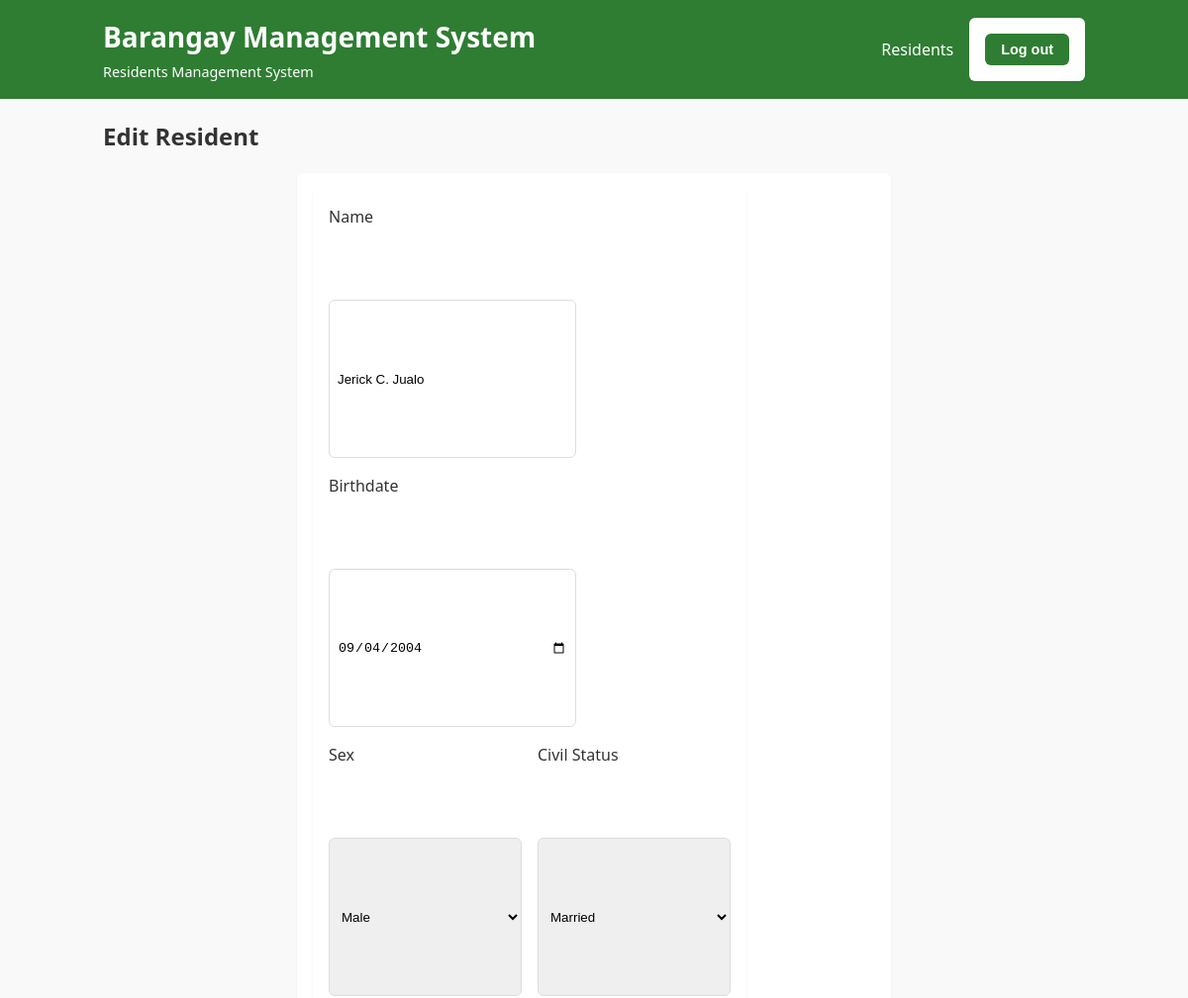
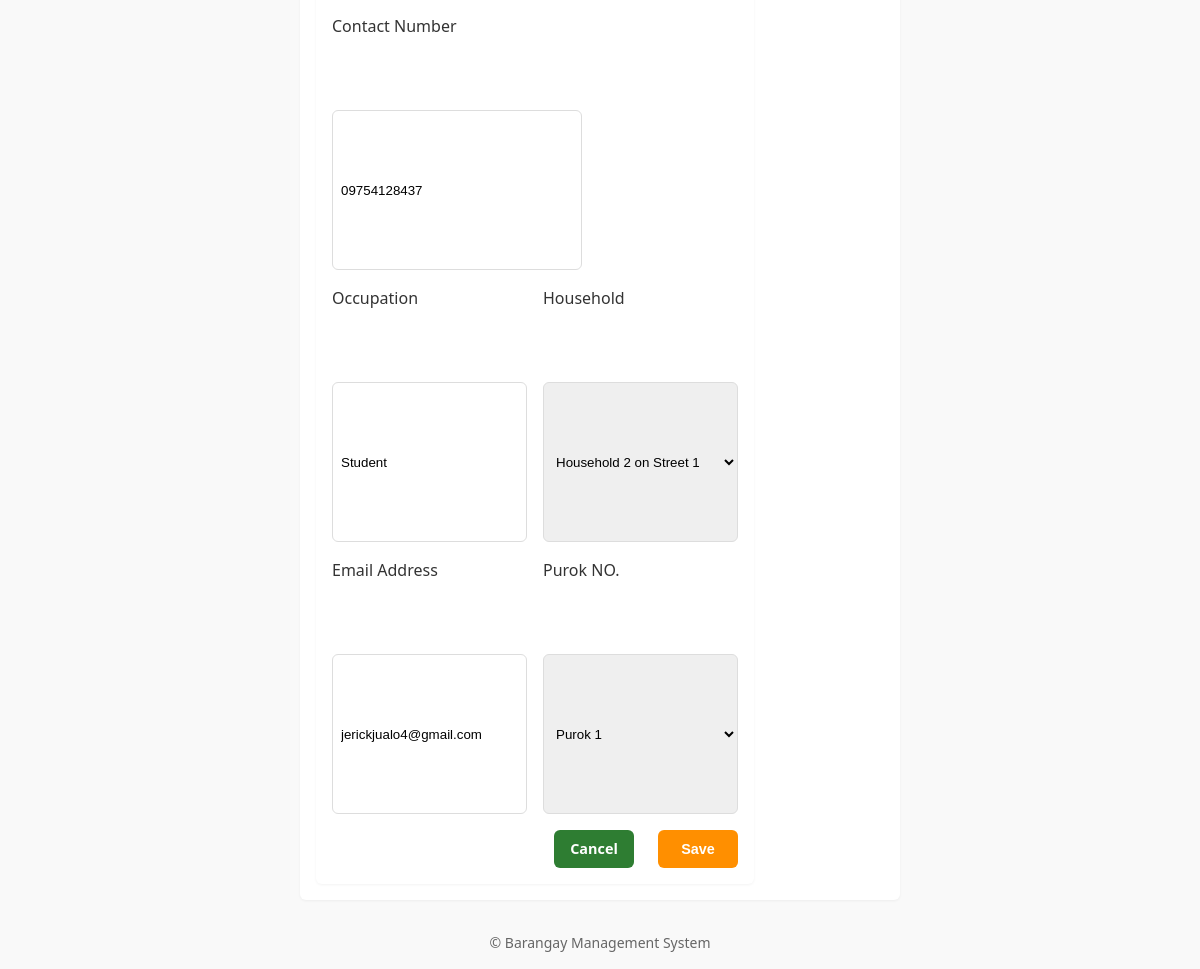
Page /residents/6/update/ (signed in) on the committed database (2 pictures, top to bottom).
### residents/models.py (models this page shows, shortened)
class Resident(models.Model):
    name = models.CharField(max_length=30)
    birthdate = models.DateField()
    sex = models.CharField(max_length=6)
    civil_status = models.CharField(max_length=20)
    contact_number = models.CharField(max_length = 15)
    occupation = models.CharField(max_length=30, blank=True, null=True)
    household = models.ForeignKey(Household, on_delete=models.CASCADE, related_name='residents')
    email_address = models.CharField(max_length = 30, blank = True, null = True)
    purok_no = models.ForeignKey(Purok, on_delete= models.CASCADE, related_name= 'residents', blank = True)

### residents/views.py (the view)
# urls.py: path('<int:pk>/update/', ResidentUpdateView.as_view(), name='resident-update'),
class ResidentUpdateView(LoginRequiredMixin, UpdateView):
    model = Resident
    template_name = 'residents/resident_form.html'
    success_url = reverse_lazy('resident-list-web')
    form_class = ResidentForm

### residents/forms.py
class ResidentForm(forms.ModelForm):
    birthdate = forms.DateField(
        widget=forms.DateInput(attrs={'type': 'date'})
    )
    sex = forms.ChoiceField(choices=[
        ('Male', 'Male'),
        ('Female', 'Female'),
    ])
    civil_status = forms.ChoiceField(choices=[
        ('Married', 'Married'),
        ('Single', 'Single'),
        ('Divorced', 'Divorced'),
        ('Widowed', 'Widowed'),
    ])
    class Meta:
        model = Resident
        fields = [
            'name', 'birthdate', 'sex', 'civil_status',
            'contact_number', 'occupation', 'household', 'email_address', 'purok_no'
        ]

### residents/models.py (called while the page is built)
    def __str__(self):
        return f"Purok {self.number}"

    def __str__(self):
        return self.name

    def __str__(self):
        return f"Household {self.number} on {self.street}"

### residents/templates/residents/resident_form.html (shortened to what this page needs)
{% extends "residents/base.html" %}
{% block content %}
  <h2>{% if object %}Edit Resident{% else %}Add New Resident{% endif %}</h2>
  <form method="POST" style="max-width: 600px; margin: auto;">
    <div class="resident-form-inner" style="
         background: white;
         padding: var(--spacing);
         border-radius: var(--radius);
         box-shadow: 0 1px 3px rgba(0,0,0,0.05);
         display: grid;
         gap: var(--spacing);
      ">
      <div style="display: flex; flex-direction: column;">
        <label for="id_name">Name</label>
        {{ form.name }}
      </div>
      <div style="display: flex; flex-direction: column;">
        <label for="id_birthdate">Birthdate</label>
        {{ form.birthdate }}
      </div>
      <div style="display: grid; grid-template-columns: 1fr 1fr; gap: var(--spacing);">
        <div style="display: flex; flex-direction: column;">
          <label for="id_sex">Sex</label>
          {{ form.sex }}
        </div>
        <div style="display: flex; flex-direction: column;">
          <label for="id_civil_status">Civil Status</label>
          {{ form.civil_status }}
        </div>
      </div>
      <div style="display: flex; flex-direction: column;">
        <label for="id_contact_number">Contact Number</label>
        {{ form.contact_number }}
      </div>
      <div style="display: grid; grid-template-columns: 1fr 1fr; gap: var(--spacing);">
        <div style="display: flex; flex-direction: column;">
          <label for="id_occupation">Occupation</label>
          {{ form.occupation }}
        </div>
        <div style="display: flex; flex-direction: column;">
          <label for="id_household">Household</label>
          {{ form.household }}
        </div>
      </div>
      <div style="display: grid; grid-template-columns: 1fr 1fr; gap: var(--spacing);">
        <div style="display: flex; flex-direction: column;">
          <label for="id_email_addess">Email Address</label>
          {{ form.email_address }}
        </div>
        <div style="display: flex; flex-direction: column;">
          <label for="id_purok_no">Purok NO.</label>
          {{ form.purok_no }}
        </div>
      </div>
      <div style="display: flex; justify-content: flex-end; gap: var(--spacing);">
        <a href="{% url 'resident-list-web' %}" class="btn btn-secondary">Cancel</a>
        <button type="submit" class="btn btn-primary">Save</button>
      </div>
    </div>
  </form>
{% endblock %}

### residents/templates/residents/base.html (style rules this page uses)
:root { --primary-green: #2E7D32; --primary-orange: #FF8F00; --bg-light: #F9F9F9; --text-dark: #333; --border-light: #DDD; --radius: 6px; --spacing: 1rem; --font: 'Segoe UI', Tahoma, sans-serif; }
* { box-sizing: border-box; }
body { margin: 0; font-family: var(--font); background: var(--bg-light); color: var(--text-dark); line-height: 1.5; }
form { display: flex; flex-wrap: wrap; gap: var(--spacing); align-items: center; margin-bottom: var(--spacing); background: white; padding: var(--spacing); border-radius: var(--radius); box-shadow: 0 1px 3px rgba(0,0,0,0.05); }
label { flex: 1 0 6rem; font-weight: 500; }
input, select { flex: 1 1 10rem; padding: .5rem; border: 1px solid var(--border-light); border-radius: var(--radius); }
.btn, button { padding: .5rem 1rem; border: none; border-radius: var(--radius); cursor: pointer; font-weight: 600; font-size: .9rem; display: inline-flex; align-items: center; justify-content: center; min-width: 5rem; text-decoration: none; transition: background .2s; }
.btn + .btn { margin-left: .5rem; }
.btn-primary { background: var(--primary-orange); color: white; }
.btn-secondary { background: var(--primary-green); color: white; }
.resident-form-inner input, .resident-form-inner select, .resident-form-inner textarea { width: 100%; max-width: 250px; box-sizing: border-box; padding: .5rem; height: auto; min-height: 2.5rem; }

### rows in the picture
Resident: name "Jerick C. Jualo", birthdate "09/04/2004", sex "Male", civil_status "Married", contact_number "09754128437", occupation "Student", household "Household 2 on Street 1", email_address "jerickjualo4@gmail.com", purok_no "Purok 1"
